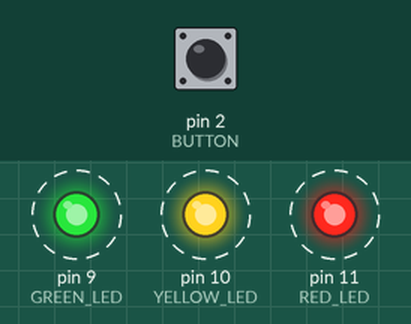
A sketch run on a simulated Arduino Uno, built with avr-gcc and run on an emulated ATmega328P. Parts: output pins drawn as LEDs (lit = HIGH). Dashed ring = blinking. The inputs (shaded band) are chosen by the test bench; at power-on: pin 2 (BUTTON) LOW.

Above: at 1.25 s.
1.3 s: pin 2 (BUTTON) pulled HIGH for 3.2 s
At 2.2 s:
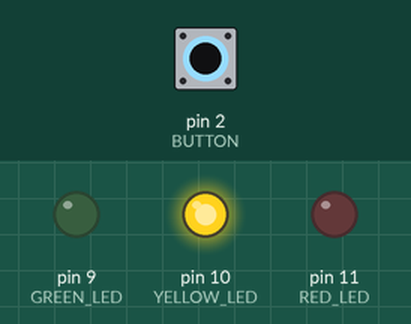
At 3.2 s:
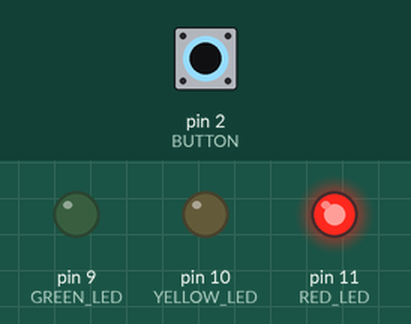
Timing chart, 0 to 12.0 s (numbered marks = the images above; inputs shaded):
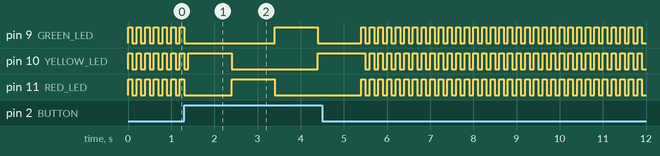

The sketch:

blink_if_no_button.ino
```cpp
#define POTENTIOMETR_PIN A2
#define RED_LED 11
#define YELLOW_LED 10
#define GREEN_LED 9

#define LEDS_AMOUNT 3

byte LEDs[LEDS_AMOUNT] = {RED_LED, YELLOW_LED, GREEN_LED};

#define BUTTON 2

#define ANALOG_MAX 255
#define ANALOG_MIN 0

void setup() {
  // put your setup code here, to run once:
  Serial.begin(9600);
  pinMode(11, OUTPUT);
}

void toogleLEDS(int ANALOG_VALUE = 0) {
    analogWrite(RED_LED, ANALOG_VALUE);
    analogWrite(YELLOW_LED, ANALOG_VALUE);
    analogWrite(GREEN_LED, ANALOG_VALUE);

    delay(100);
}

void loop() {
  // put your main code here, to run repeatedly:
  if(digitalRead(BUTTON)) {
    analogWrite(YELLOW_LED, ANALOG_MAX);
    delay(1000);
    analogWrite(YELLOW_LED, ANALOG_MIN);
    if(digitalRead(BUTTON)) {
      analogWrite(RED_LED, ANALOG_MAX);
      delay(1000);
      analogWrite(RED_LED, ANALOG_MIN);
      if(digitalRead(BUTTON)) {
        analogWrite(GREEN_LED, ANALOG_MAX);
        delay(1000);
        analogWrite(GREEN_LED, ANALOG_MIN);
      }
    }
  }
  else {
    toogleLEDS(255);
    toogleLEDS(0);
  }


}
```
